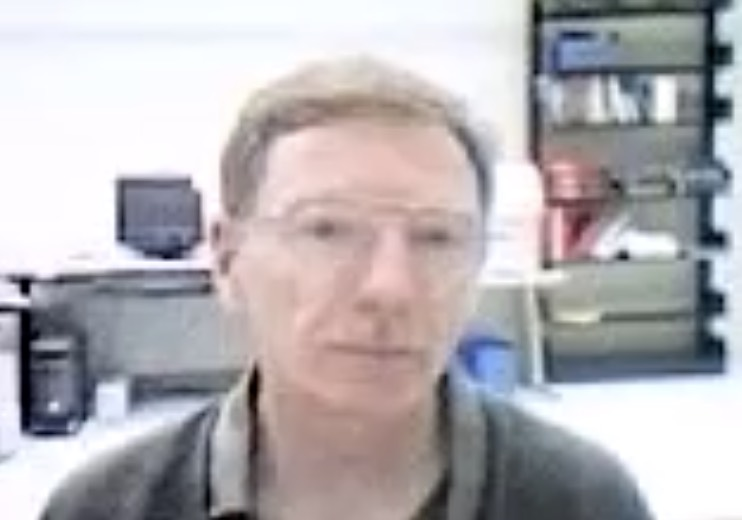
#> input picture courses/CS5187-Vision-and-Image/materials/official/tutorial/Week4/tst1.jpg, 742 x 520 px
$ jupyter execute Tutorial4.ipynb   (older library calls are emulated)
#> lines starting #> are read from the running program, lines starting #| are printed output that depends on the picture; after the words box and inside, x2 and y2 are one past the last pixel; in counts of white or black regions, pixels touching at a corner belong together
#> further down, img is the input picture: shape (520, 742, 3); mean B, G, R 179.8, 176.5, 180.4
[cell 1]
import cv2


def mosaic_face(img):
    # load the face detector
    faceCascade = cv2.CascadeClassifier(cv2.data.haarcascades
                                    + "haarcascade_frontalface_default.xml")

    # create another variable for the result image
    result = img.copy()

    # detect faces
    gray = cv2.cvtColor(img, cv2.COLOR_BGR2GRAY)
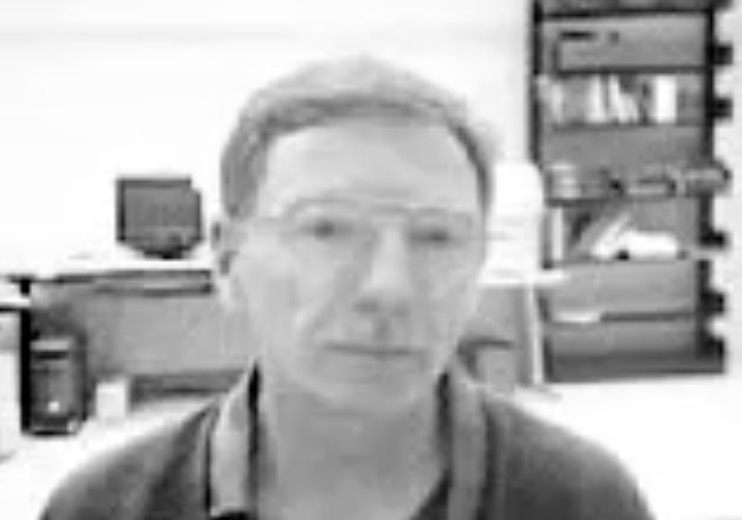
#> gray: shape (520, 742); min 0, max 255, mean 178
    faces = faceCascade.detectMultiScale(gray, 1.3, 5)
#> faces = [[234, 124, 291, 291]]

    for (x, y, w, h) in faces:
        face = img[y:y + h, x:x + w, :]  # extract face region

        s = 10  # down-sampling interval / tiny block size
        downsampled_face = face[::s, ::s, :]  # down-sampling

        # nearest upsampling to the original face size
        mosaic_face = cv2.resize(
            downsampled_face,
            (w, h),
            interpolation=cv2.INTER_NEAREST)

        # modify face region
        result[y:y + h, x:x + w, :] = mosaic_face
#> this loop made 1 pass
#> (x, y, w, h, s) on pass 1: (234, 124, 291, 291, 10)
#> pass 1, in mosaic_face, `face = img[y:y + h, x:x + w, :]`:
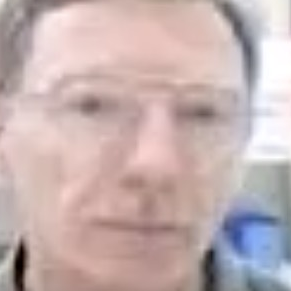
#> face: shape (291, 291, 3); mean B, G, R 176.3, 177, 196.6

    return result


if __name__ == "__main__":
    img = cv2.imread("tst1.jpg")
    result = mosaic_face(img)
    cv2.imshow('original', img)
    cv2.imshow('mosaic', result)
    cv2.waitKey(0)

[cell 2]
import cv2
import numpy as np


def sharpening(img):
    # sharpening kernel
    kernel_sharpen_1 = np.array([[-1, -1, -1],
                                 [-1, 9, -1],
                                 [-1, -1, -1]])
    output = cv2.filter2D(img, -1, kernel_sharpen_1)
    return output


def motion_blur(img):
    # motion blur kernel size
    size = 11
    # generating the kernel
    kernel_motion_blur = np.zeros((size, size))
    kernel_motion_blur[int((size - 1) / 2), :] = np.ones(size)
    kernel_motion_blur = kernel_motion_blur / size

    # applying the kernel to the input image
    output = cv2.filter2D(img, -1, kernel_motion_blur)
    return output


if __name__ == "__main__":
    img = cv2.imread("tst2.jpg")
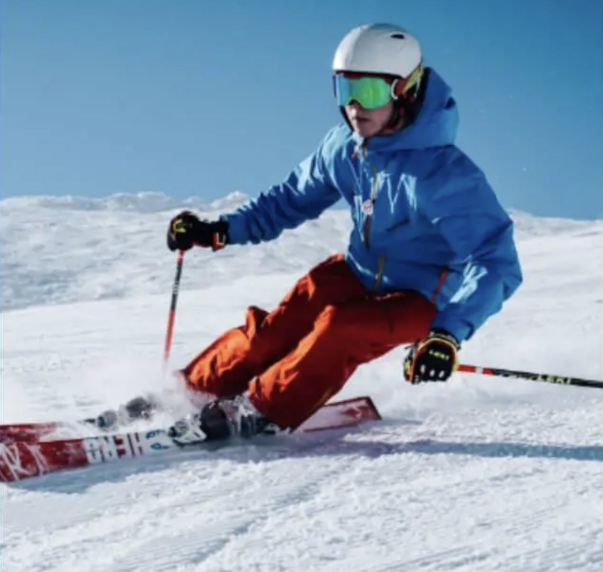
#> input picture courses/CS5187-Vision-and-Image/materials/official/tutorial/Week4/tst2.jpg, 1206 x 1144 px (shown at 1/2 size)
#> img is the input picture: shape (1144, 1206, 3); mean B, G, R 178.5, 157.2, 138.5
    result1 = sharpening(img)
    result2 = motion_blur(img)
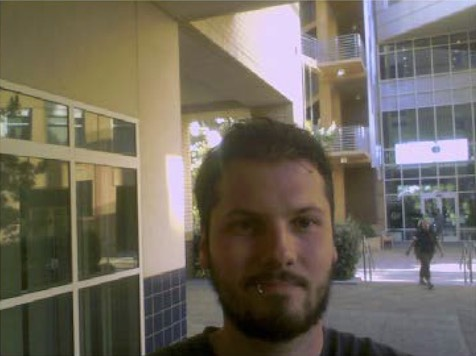
#> input picture courses/CS5187-Vision-and-Image/materials/official/tutorial/Week4/tst3.jpg, 476 x 356 px
#> further down, img is the input picture: shape (356, 476, 3); mean B, G, R 94.2, 106.1, 113

    cv2.imshow('original', img)
    cv2.imshow('sharpening', result1)
    cv2.imshow('motion blur', result2)
    cv2.waitKey(0)

[cell 3]
import cv2


def cartoonize_image(img):
    # Convert image to grayscale
    img_gray = cv2.cvtColor(img, cv2.COLOR_BGR2GRAY)
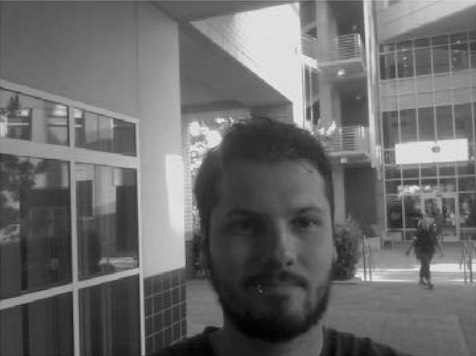
#> img_gray: shape (356, 476); min 1, max 239, mean 106.8

    # Apply median filter to the grayscale image
    img_gray = cv2.medianBlur(img_gray, 7)
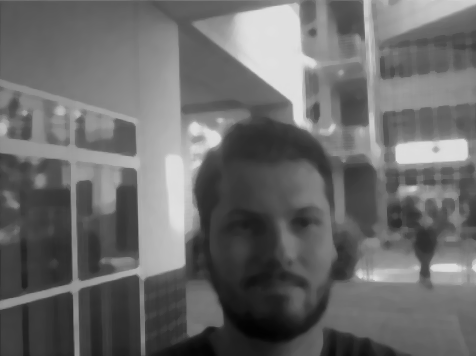
#> img_gray: shape (356, 476); min 2, max 225, mean 106.5

    # Detect edges in the image and threshold the result
    edges = cv2.Laplacian(img_gray, cv2.CV_8U, ksize=5)
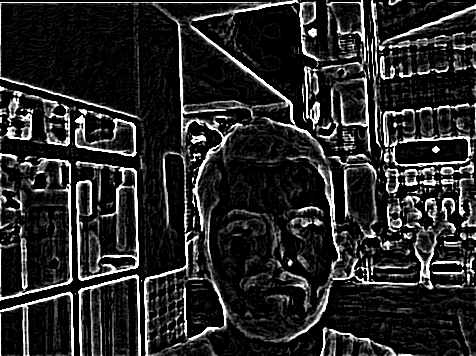
#> edges: shape (356, 476); min 0, max 255, mean 39.6
    ret, mask = cv2.threshold(edges, 80, 255, cv2.THRESH_BINARY_INV)
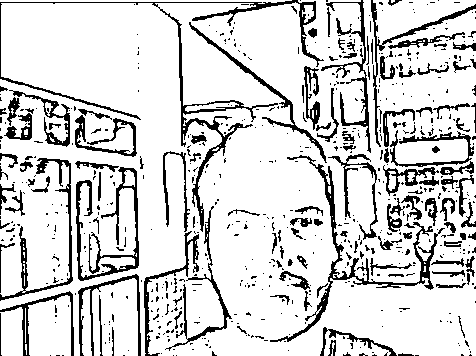
#> mask: shape (356, 476); 83.6% white; 638 black regions (509 under 20 px), largest, box (x1, y1, x2, y2) and area: (0, 0, 324, 232) 3114, (270, 155, 445, 342) 2053, (76, 167, 139, 281) 1644
    cv2.imshow('mask', mask)

    # From the documentation of bilateralFilter:
    # ----
    #   For simplicity, you can set the 2 sigma values to be the same.
    #   If they are small (< 10), the filter will not have much effect,
    #   whereas if they are large (> 150), they will have a very strong
    #   effect, making the image look "cartoonish".
    # ----
    sigma_color = 220
    sigma_space = 220
    size = 15

    # Apply bilateral filter
    filtered_img = cv2.bilateralFilter(img, size, sigma_color, sigma_space)
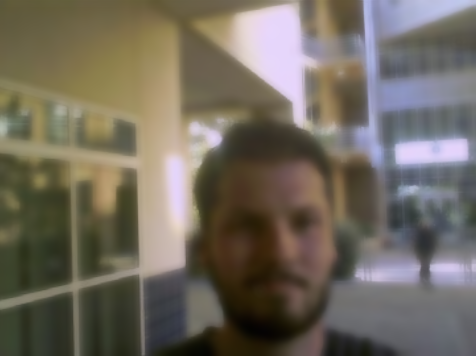
#> filtered_img: shape (356, 476, 3); mean B, G, R 94.1, 106, 112.9
    cv2.imshow('filtered_img', filtered_img)
    # Add the thick boundary lines to the image using 'AND' operator
    dst = cv2.bitwise_and(filtered_img, filtered_img, mask=mask)
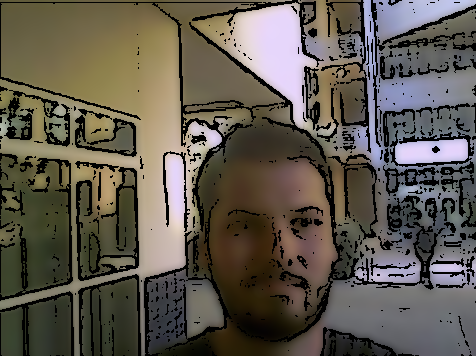
#> dst: shape (356, 476, 3); mean B, G, R 78.9, 89.2, 95.4

    return dst


if __name__ == "__main__":
    img = cv2.imread("tst3.jpg")
    result = cartoonize_image(img)
    cv2.imshow('original', img)
    cv2.imshow('cartoonized', result)
    cv2.waitKey(0)
